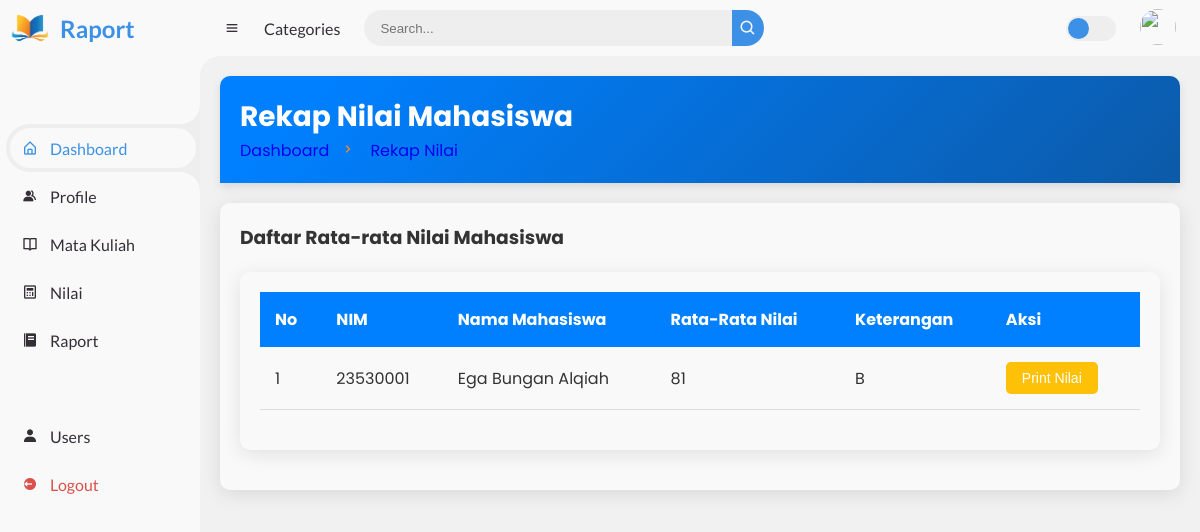
Screenshot of /index.php?page=raport (signed in) with the database file from the repository.
### tables this page shows
CREATE TABLE `students` (
  `nim` int(20) NOT NULL,
  `nama` varchar(100) NOT NULL,
  `prodi` varchar(100) NOT NULL,
  `fakultas` varchar(100) NOT NULL,
  `status` varchar(50) NOT NULL,
  `semester` int(2) NOT NULL,
  `foto` varchar(255) DEFAULT NULL,
  `domisili` varchar(100) NOT NULL
);

### dokumen/raport.php (the view, shortened to what this page needs)
<!DOCTYPE html>
<html lang="en">
<head>
    <link rel="stylesheet" href="tampilan/profile.css">
</head>
<body>
    <div class="head-title">
        <div class="left">
            <h1>Rekap Nilai Mahasiswa</h1>
            <ul class="breadcrumb">
                <li><a href="#">Dashboard</a></li>
                <li><i class='bx bx-chevron-right'></i></li>
                <li><a class="active" href="#">Rekap Nilai</a></li>
            </ul>
        </div>
    </div>
    <div class="table-data">
        <div class="profile">
            <div class="head">
                <h3>Daftar Rata-rata Nilai Mahasiswa</h3>
            </div>
            <div class="table-data">
                <table>
                    <thead>
                        <tr>
                            <th>No</th>
                            <th>NIM</th>
                            <th>Nama Mahasiswa</th>
                            <th>Rata-Rata Nilai</th>
                            <th>Keterangan</th>
                            <th>Aksi</th>
                        </tr>
                    </thead>
                    <tbody>
                        <?php
                        include 'database/db.php';
                        $sql = "
                            SELECT students.nim, students.nama,
                                AVG(nilai.nilai) AS rata_rata
                            FROM students
                            JOIN nilai ON students.nim = nilai.nim
                            GROUP BY students.nim
                        ";
                        $result = $conn->query($sql);
                        if ($result->num_rows > 0) {
                            $no = 1;
                            while ($row = $result->fetch_assoc()) {
                                $rata_rata = round($row['rata_rata']);
                                if ($rata_rata >= 85 && $rata_rata <= 100) {
                                    $keterangan = "A";
                                } elseif ($rata_rata >= 75 && $rata_rata < 85) {
                                    $keterangan = "B";
                                } elseif ($rata_rata >= 60 && $rata_rata < 75) {
                                    $keterangan = "C";
                                } elseif ($rata_rata >= 30 && $rata_rata < 60) {
                                    $keterangan = "D";
                                } else {
                                    $keterangan = "E";
                                }
                                echo "<tr>
                                    <td>" . $no++ . "</td>
                                    <td>" . htmlspecialchars($row['nim']) . "</td>
                                    <td>" . htmlspecialchars($row['nama']) . "</td>
                                    <td>" . htmlspecialchars($rata_rata) . "</td>
                                    <td>" . htmlspecialchars($keterangan) . "</td>
                                    <td><a href='?page=print-nilai-dokumen&nim=" . urlencode($row['nim']) . "' target='_blank'>
                                        <button class='print-btn'>Print Nilai</button>
                                    </a></td>
                                </tr>";
                            }
                        } else {
                            echo "<tr><td colspan='6'>Tidak ada data nilai ditemukan.</td></tr>";
                        }
                        ?>
                    </tbody>
                </table>
            </div>
        </div>
    </div>
</body>
</html>

### tampilan/style.css (style rules this page uses)
* { margin: 0; padding: 0; box-sizing: border-box; }
a { text-decoration: none; }
li { list-style: none; }
:root { --poppins: 'Poppins', sans-serif; --lato: 'Lato', sans-serif; --light: #F9F9F9; --blue: #3C91E6; --light-blue: #CFE8FF; --grey: #eee; --dark-grey: #AAAAAA; --dark: #342E37; --red: #DB504A; --yellow: #FFCE26; --light-yellow: #FFF2C6; --orange: #FD7238; --light-orange: #FFE0D3; }
html { overflow-x: hidden; }
body { background: var(--grey); overflow-x: hidden; }

### tampilan/profile.css (style rules this page uses)
body { font-family: 'Poppins', sans-serif; background-color: #f1f1f1; margin: 0; padding: 0; color: #333; }
.head-title { padding: 20px; background: linear-gradient(135deg, #0080ff 10%, #0c5aa8 100%); color: white; border-radius: 10px 10px 0 0; display: flex; justify-content: space-between; align-items: center; box-shadow: 0 4px 10px rgba(0, 0, 0, 0.1); }
.head-title h1 { margin: 0; font-size: 28px; font-weight: bold; }
.breadcrumb { list-style: none; padding: 0; margin: 0; display: flex; align-items: center; color: white; }
.breadcrumb li { margin-right: 10px; color: #fd8a26; }
.breadcrumb li i { margin-right: 5px; }
.table-data { padding: 20px; background-color: #F9F9F9; margin: 20px 0; border-radius: 10px; box-shadow: 0 4px 20px rgba(0, 0, 0, 0.1); width: 100%; box-sizing: border-box; overflow-x: auto; }
table { width: 100%; border-collapse: collapse; margin-bottom: 20px; text-align: left; }
thead { background-color: #0080ff; color: white; }
thead th { padding: 15px; text-align: left; }
tbody td { padding: 15px; border-bottom: 1px solid #ddd; }
td button { border: none; padding: 8px 16px; border-radius: 5px; cursor: pointer; font-size: 14px; margin-right: 5px; white-space: nowrap; }
td .print-btn { background-color: #ffc107; color: white; }

### rows the page displays
students: nim "23530001", nama "Ega Bungan Alqiah", rata_rata "81", keterangan "B"
